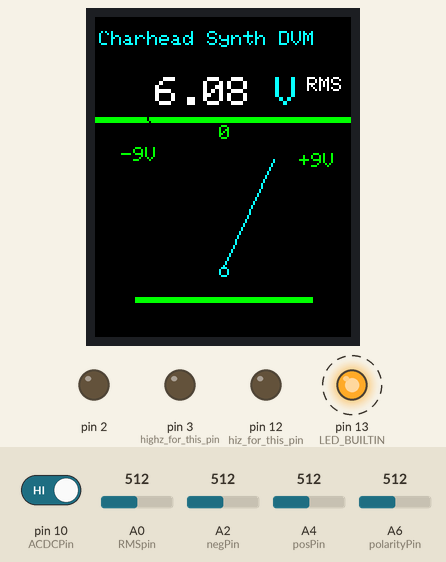
Simulated run of this sketch. Board: Arduino Nano, built with avr-gcc and run on an emulated ATmega328P. On the bench: 128×160 colour display, output pins drawn as LEDs (lit = HIGH). Dashed ring = blinking. The inputs (shaded band) are chosen by the test bench; at power-on: A0 (RMSpin) = 512, pin 10 (ACDCPin) HIGH, A4 (posPin) = 512, A6 (polarityPin) = 512, A2 (negPin) = 512.

Above: at 1.14 s.
1.4 s: A0 (RMSpin) set to 17
At 1.75 s:
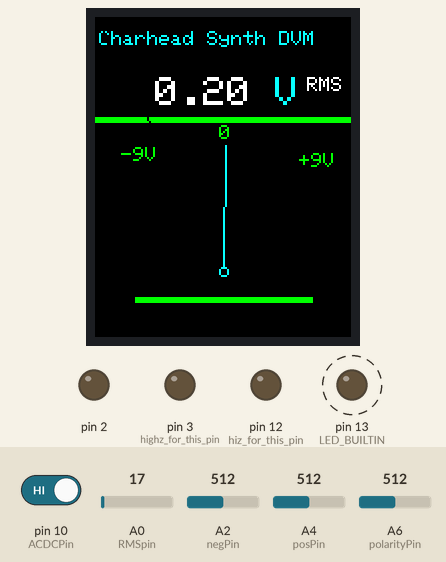
4.4 s: A0 (RMSpin) set to 14
At 4.78 s:
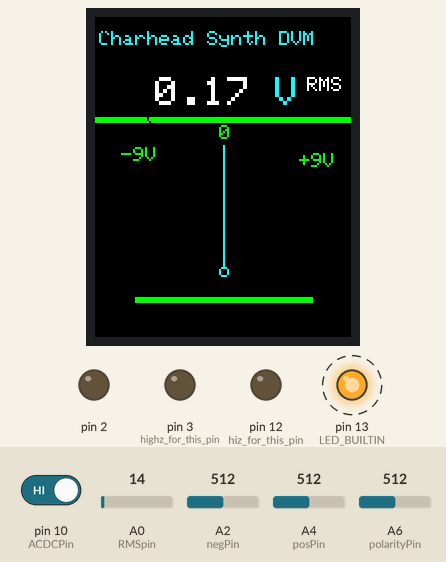
6.5 s: pin 10 (ACDCPin) driven LOW
At 7.8 s:
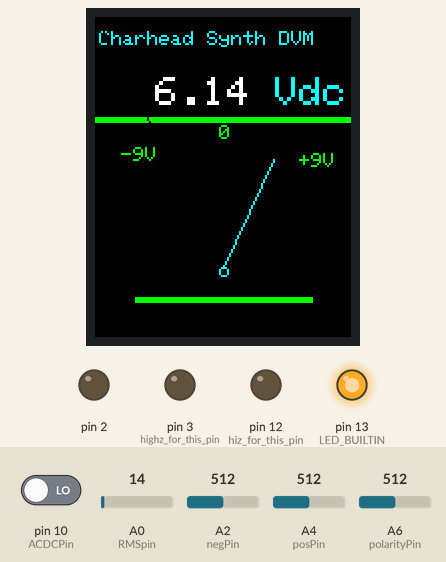
8.1 s: A4 (posPin) set to 441
At 9.3 s:
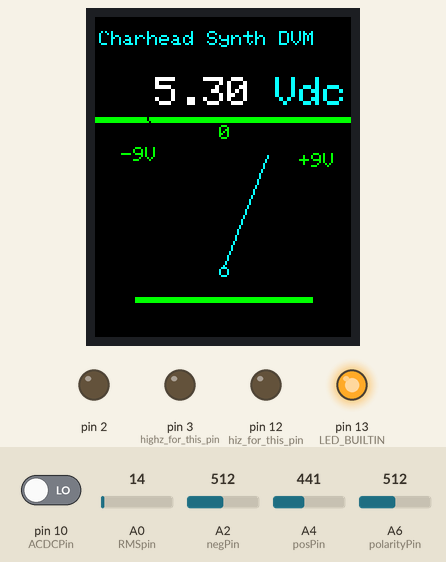
9.6 s: A6 (polarityPin) set to 0
At 10.8 s:
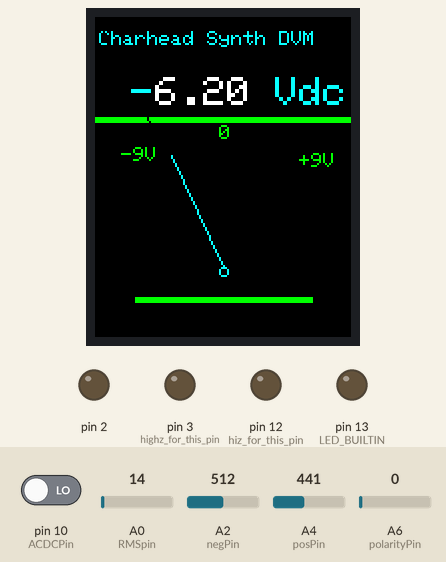
11.1 s: A6 (polarityPin) set to 60
At 12.6 s:
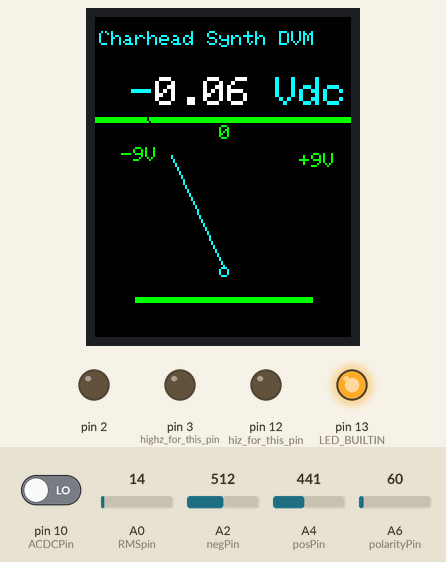
Timing chart, 0 to 13.6 s (numbered marks = the images above; inputs shaded):
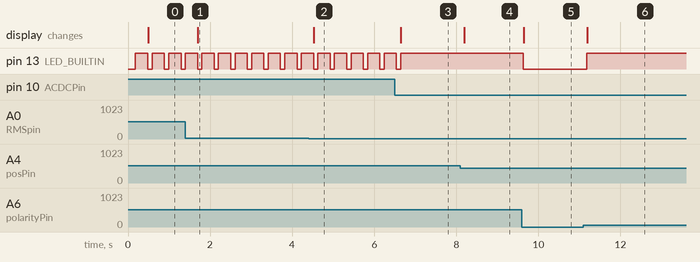

The sketch:

1.8TFT_dvm-8-23-18.ino.ino
```cpp
#include <Adafruit_GFX.h>    // Core graphics library
#include <Adafruit_ST7735.h> // Hardware-specific library
#include <SPI.h>

//DC mode now works.
//adding AC-RMS by throwing a switch

//current software as of 7:36 Thurs AUG 24TH

//how to wire no name clone TFT from clone H340 based USB nano.
//vcc to 5v
//gnd to gnd by 6 pin header
//LED+ to 3.3 V
//LED- to GND by 6 pin header

#define cs    4  //on TFT board, don't use cs by the LED+, use the other CS one, but you knew that
#define sclk  5  // connect to sck pin on TFT display board, you knew that
#define mosi  6  // connect to sda pin on TFT board, but you knew that

#define dc    7 // connect to ao pin on clone board, you knew that as well
#define rst   8


//int sensorPin = A1;// test VU with this pin, voltages 0V to about 4.08V
int posPin = A4; // read positive voltages from the real world

int negPin = A2; // read negative voltages from the real world

int polarityPin = A6; // sense if incoming signal is positive or  negative DC

int RMSpin = A0; // read output of AC to RMS conversion here.

float posValue = 0;
float negValue = 0;
int   polarityValue = 0;
float sensorValue = 0;
//float multipier = .012
float multiplier = .01188;
float multiplierneg = .012;
//float multiplier = .004;
float displayValue = 0;
float displayValue2 = 0;
byte meterx = 0;
byte lastState = 0;
byte yValueStart = 64;
byte yValue = 64;
byte lasty = 0;
int Center = 512; //reads 0 on VU
int ACDC = 0;
const int ACDCPin = 10;
float RMSvoltage = 0;
float RMSfinal = 0;
//array for yTravel

byte yOffset[ ] = {15,12,10,8,7,5,4,1,0};

Adafruit_ST7735 tft = Adafruit_ST7735(cs, dc, mosi, sclk, rst);

void setup(void) {

Serial.begin(9600);

  //built in LED
pinMode(LED_BUILTIN, OUTPUT);
//pin to read AC or DC mode is D10
pinMode(ACDCPin,INPUT);

//We are using adafruit 4040 4.096 precision ref
analogReference(EXTERNAL);

  // Use this initializer if you're using a 1.8" TFT
  tft.initR(INITR_BLACKTAB);   // initialize a ST7735S chip, black tab


tft.fillScreen(0x0000);


tft.setCursor(2,7);
tft.setTextSize(1);
tft.setTextColor(0xFFF,0x0000);
tft.setTextWrap(true);
tft.print ("Charhead Synth DVM");
tft.setTextSize(2);

//top of vu
tft.drawLine(0,50,128,50,0x07E0);
tft.drawLine(0,51,128,51,0x07E0);
tft.drawLine(0,52,128,52,0x07E0);


//scale on the VU
tft.drawChar(13,65,'-',0x07E0,0x0000,1);
tft.drawChar(19,65,'9',0x07E0,0x0000,1);
tft.drawChar(25,65,'V',0x07E0,0x0000,1);
tft.drawChar(62,54,'0',0x07E0,0x0000,1);
tft.drawChar(102,68,'+',0x07E0,0x0000,1);
tft.drawChar(108,68,'9',0x07E0,0x0000,1);
tft.drawChar(114,68,'V',0x07E0,0x0000,1);


//bottom of VU needle
tft.drawCircle(64,127,2,0xFFF);

//top of vu--green line
tft.drawLine(0,50,128,50,0x07E0);
tft.drawLine(0,51,128,51,0x07E0);
tft.drawLine(0,52,128,52,0x07E0);

//bottom of VU -- green line
tft.drawLine(20,140,108,140,0x07E0);
tft.drawLine(20,141,108,141,0x07E0);
tft.drawLine(20,142,108,142,0x07E0);

}


void loop()

{
ACDC=digitalRead(ACDCPin);

if (ACDC == LOW)
// switch on front set to read DC--Read DC voltage and display to screen
// Get sensor values for VU meter for DC plus and minus V
{
    //what are we sensing--pos or negative

    polarityValue = analogRead(polarityPin);

    if (polarityValue > 0)
      {
      digitalWrite(LED_BUILTIN, HIGH);
      pinMode(12,INPUT); // hiz for this pin
      pinMode(3,OUTPUT);
      digitalWrite(3,LOW); // send to ground; clobber inverting opamp
      //Serial.println("you are polarity true");
      //  Serial.println(polarityValue);
      posValue = analogRead(posPin);
      displayValue = (posValue * multiplier);
      }
      else
      {
      pinMode(2,OUTPUT);
      }

    if (polarityValue == 0)
      {
      digitalWrite(LED_BUILTIN, LOW);
      pinMode(3, INPUT);  //highz for this pin
      pinMode(12,OUTPUT);
      digitalWrite(12,LOW); //clobber non inverting opamp output
      // Serial.println("you are polarity false");
      //  Serial.println(polarityValue);
      negValue = analogRead(negPin);
      displayValue2 = (negValue * multiplierneg);
      }
     else
      {
      pinMode(3,OUTPUT);
      }


    //write DC voltage to screen

// get rid of RMS from AC reading


    tft.setCursor(30,30);

    //print the V symbol
    tft.drawChar(90,30,'V',0xFFF,0x000,2);
    tft.drawChar(102,30,'d',0xFFF,0x000,2);
    tft.drawChar(114,30,'c',0xFFF,0x000,2);
    tft.drawChar(18,30,'-',0x000,0x000,2);

    //write postive reading to screen

    if ((posValue > 0) && (negValue < posValue))
     {
      //print volt to the screen
      tft.print(displayValue + .06);


     }
    else
    {
    }


    //write negative reading to screen

    if ((negValue > 0) && (posValue < negValue))

    // draw negative voltage symbol when appropriate


     {

     tft.drawChar(18,30,'-',0xFFF,0x000,2);
     tft.setCursor(30,30);
     tft.print(displayValue2 + .06);

      }
    else
    {
    }

    if ((displayValue2) = 0 && (displayValue = 0))
      {
      tft.drawChar(18,30,'-',0x000,0x000,2);
      tft.setCursor(30,30);
      tft.print('0');

      }

}
// GET RMS voltage reading going


if (ACDC == HIGH)
{
//Clobber DC OpAmps

      digitalWrite(LED_BUILTIN, HIGH);
      pinMode(12,OUTPUT);
      pinMode(3,OUTPUT);
      digitalWrite(12,LOW); //clobber non inv input
      digitalWrite(3,LOW); //clobber inv input
      delay(300);
      digitalWrite(LED_BUILTIN, LOW);

      tft.setCursor(100,30);
      tft.setTextSize(1);
      tft.setTextColor(0xFFFF,0x0000);


       //get rid of DC
    tft.drawChar(102,30,'d',0x000,0x000,2);
    tft.drawChar(114,30,'c',0x000,0x000,2);

// get rid of minus symbol

    tft.drawChar(18,30,'-',0x000,0x000,2);

      // print RMS and V
      tft.println(" RMS");

      tft.setCursor(30,30);
      tft.drawChar(90,30,'V',0xFFF,0x000,2);
      tft.setTextSize(2);

      //computer RMS value
            posValue = analogRead(RMSpin);
            negValue = 0;
      displayValue = (posValue * multiplier);

      tft.println(displayValue);


}


//get vu meter going

//are we reading a value at positive or negative?

if ((negValue > 0) && (negValue > posValue))
{
sensorValue = (Center - (negValue/2));
}
else

{
  sensorValue = (Center + (posValue/2));
}


meterx = (sensorValue * .1) + 13;
if (meterx != lastState)


{


  //compute the yvalue arc.  Otherwise meter needle doesn't look "analog" in its travel, you want the top of the needle to make an arc shape.
 if ((sensorValue >= 0 && sensorValue <= 50)  || (sensorValue >= 951 && sensorValue < 1025))

  {
  yValue = yValueStart + yOffset[0];
  }

  if ((sensorValue >= 51 && sensorValue <=100) || (sensorValue >= 901 && sensorValue <= 950))

   {
   yValue = yValueStart + yOffset[1];
   }

   if ((sensorValue >= 101 && sensorValue <=150) || (sensorValue >= 851 && sensorValue <= 900))

   {
   yValue = yValueStart + yOffset[2];
   }

 if ((sensorValue >= 151 && sensorValue <= 200) || (sensorValue >= 801 && sensorValue <= 850))

  {
  yValue = yValueStart + yOffset[3];
   }


 if ((sensorValue >= 201 && sensorValue <= 250) || (sensorValue >= 751 && sensorValue <= 800))

  {
  yValue = yValueStart + yOffset[4];
   }

 if ((sensorValue >= 251 && sensorValue <= 300) || (sensorValue >= 701 && sensorValue <= 750))

  {
  yValue = yValueStart + yOffset[5];
   }

 if ((sensorValue >= 301 && sensorValue <= 350) || (sensorValue >= 651 && sensorValue <= 700))

  {
  yValue = yValueStart + yOffset[6];
   }

 if ((sensorValue >= 351 && sensorValue <= 400) || (sensorValue >= 601 && sensorValue <= 650))

  {
  yValue = yValueStart + yOffset[7];
   }

 if ((sensorValue >= 401 && sensorValue <= 450) || (sensorValue >= 551 && sensorValue <= 600))

  {
  yValue = yValueStart + yOffset[8];
   }

  if (sensorValue >= 451  && sensorValue <= 550)

  {
  yValue = yValueStart + yOffset[9];
   }


 //values: topx, topy, bottom x (constant) bottom y (constant)
tft.drawLine(lastState,lasty,64, 125,0x000);


tft.drawLine(meterx,yValue, 64, 125,0xFFF);
}

lastState = meterx;
lasty = yValue;

delay(100);

}
```

Measured:
- the behaviour switches between 16 and 15 on A0 (RMSpin) (found by bisection; images 1 and 2)
- after the input at 1.4 s, the display: changes after 0.30 s (image 1)
- after the input at 4.4 s, the display: changes after 0.13 s (image 2)
- after the input at 6.5 s, pin 13 (LED_BUILTIN): goes on until 6.6 s, then stays HIGH; the display: changes after 0.15 s (image 3)
- after the input at 8.1 s, the display: changes after 0.10 s (image 4)
- after the input at 9.6 s, pin 13 (LED_BUILTIN): HIGH → LOW at once; the display: changes at once (image 5)
- after the input at 11.1 s, pin 13 (LED_BUILTIN): LOW → HIGH after 0.09 s; the display: changes after 0.09 s (image 6)
- by itself, pin 13 (LED_BUILTIN): alternates HIGH for 0.30 s and LOW for 0.10 s
